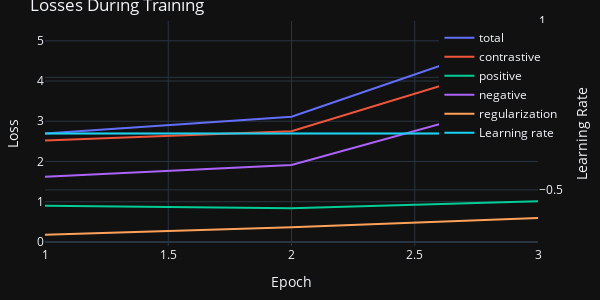

Notebook source saved alongside this figure:
### Code cell
model.plot_training(skip=0)

### Figure 1 — Plotly figure (JSON) as saved in the notebook; plotly's stock layout.template omitted (floating-point values rounded to 4 significant figures)
{"data": [{"mode": "lines", "name": "total", "type": "scatter", "x": [1, 2, 3], "y": [2.696, 3.115, 5.213]}, {"mode": "lines", "name": "contrastive", "type": "scatter", "x": [1, 2, 3], "y": [2.518, 2.753, 4.616]}, {"mode": "lines", "name": "positive", "type": "scatter", "x": [1, 2, 3], "y": [0.8999, 0.8395, 1.013]}, {"mode": "lines", "name": "negative", "type": "scatter", "x": [1, 2, 3], "y": [1.619, 1.914, 3.604]}, {"mode": "lines", "name": "regularization", "type": "scatter", "x": [1, 2, 3], "y": [0.1779, 0.3616, 0.5965]}, {"mode": "lines", "name": "Learning rate", "type": "scatter", "x": [1, 2, 3], "y": [0.001, 0.001, 0.001], "yaxis": "y2"}], "layout": {"height": 300, "legend": {"x": 0.8, "xanchor": "left", "y": 0.99, "yanchor": "top"}, "margin": {"b": 20, "l": 20, "r": 20, "t": 20}, "title": {"text": "Losses During Training"}, "width": 600, "xaxis": {"title": {"text": "Epoch"}}, "yaxis": {"title": {"text": "Loss"}}, "yaxis2": {"overlaying": "y", "side": "right", "title": {"text": "Learning Rate"}}}}
